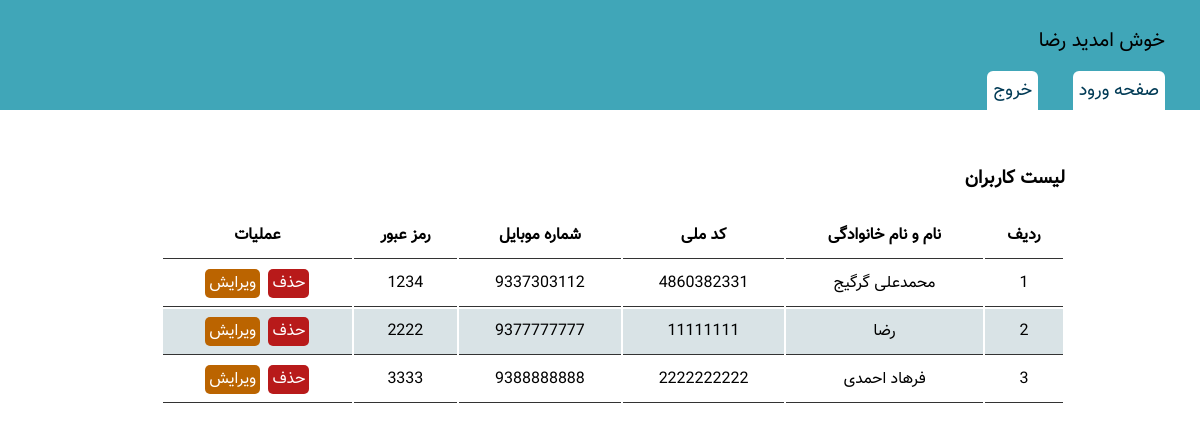
The page /index.php (signed in) on the database its author committed.
### tables this page shows
CREATE TABLE `users` (
  `id` int(11) NOT NULL,
  `user_name` varchar(255) NOT NULL,
  `national_code` bigint(20) NOT NULL,
  `phone` bigint(20) NOT NULL,
  `password` int(11) NOT NULL,
  `roll` int(11) NOT NULL DEFAULT 1
);

### index.php (the view, shortened to what this page needs)
<?php
include 'databaes/db_connect.php';
$select=$conn->prepare("SELECT * FROM users");
$select->execute();
$users=$select->fetchAll(PDO::FETCH_ASSOC);
$row=1;
?>
<html lang="en" dir="rtl">
<head>
    <link rel="stylesheet" href="css/style.css">
</head>
<body>
    <header>
        <p> خوش امدید <?= $_SESSION['user_name']; ?></p>
        <a href="login.php">صفحه ورود</a>
        <a href="logout.php">خروج</a>
    </header>
    <div class="container">
        <div class="my-table">
            <table>
            <h3>لیست کاربران</h3>
                <thead>
                    <tr>
                        <th>ردیف</th>
                        <th>نام و نام خانوادگی</th>
                        <th>کد ملی</th>
                        <th>شماره موبایل</th>
                        <th>رمز عبور</th>
                        <th>عملیات</th>
                    </tr>
                </thead>
                <tbody>
                    <?php foreach($users as $users_info) : ?>
                    <tr>
                        <td><?=$row++?></td>
                        <td><?= $users_info['user_name'] ?></td>
                        <td><?= $users_info['national_code'] ?></td>
                        <td><?= $users_info['phone'] ?></td>
                        <td><?= $users_info['password'] ?></td>
                        <td><a href="user_deleat.php?id=<?= $users_info['id']; ?>" class="delet">حذف</a> <a href="user_edit.php?id=<?=$users_info['id'];?>" class="edit">ویرایش</a></td>
                    </tr>
                    <?php endforeach;?>
                </tbody>
            </table>
        </div>
    </div>
</body>
</html>

### css/style.css (style rules this page uses)
body { font-family: 'Vazir'; margin: 0; padding: 0; }
header { background-color: #40a6b8; padding: 5px; margin: 0; }
header a { color: #003a55; text-decoration: none; font-size: 18px; margin-right: 30px; padding: 6px; background-color: #ffffff; border-radius: 6px 6px 0 0; }
header p { font-size: 20px; margin-right: 30px; }
.container { margin: 30px; padding: 5px; }
.container h3 { margin-right: 100px; }
table { width: 80%; padding: 0; margin: 0; margin-right: 100px; }
table th,td { border-bottom: 1px solid #333; border-collapse:collapse; text-align: center; padding: 10px; margin: 5px; }
table a { text-decoration: none; color: #ffffff; padding: 2px 4px; margin: 10px 2px; border-radius: 5px; }
.delet { background-color: #b81a1a; }
.edit { background-color: #bb6400; }
tr { transition: .4s; }
tr:nth-child(even) { background-color: #d9e3e6; }
.my-table { overflow-x: auto; }

### rows shown on the page
users: user_name "محمدعلی گرگیج", national_code "4860382331", phone "9337303112", password "1234"
users: user_name "رضا", national_code "11111111", phone "9377777777", password "2222"
users: user_name "فرهاد احمدی", national_code "2222222222", phone "9388888888", password "3333"

### other values the page prints
$_SESSION['user_name'] "رضا"
